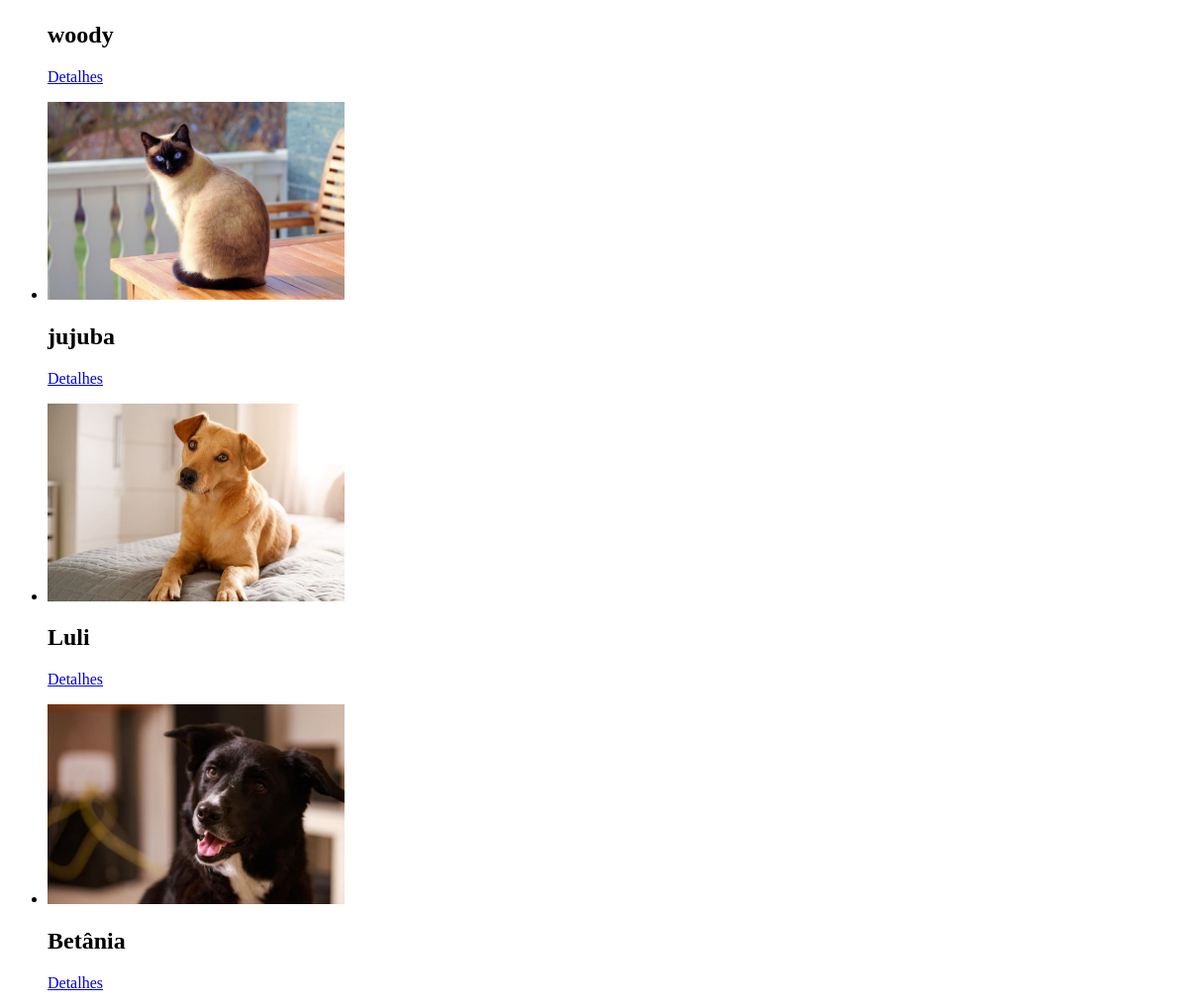
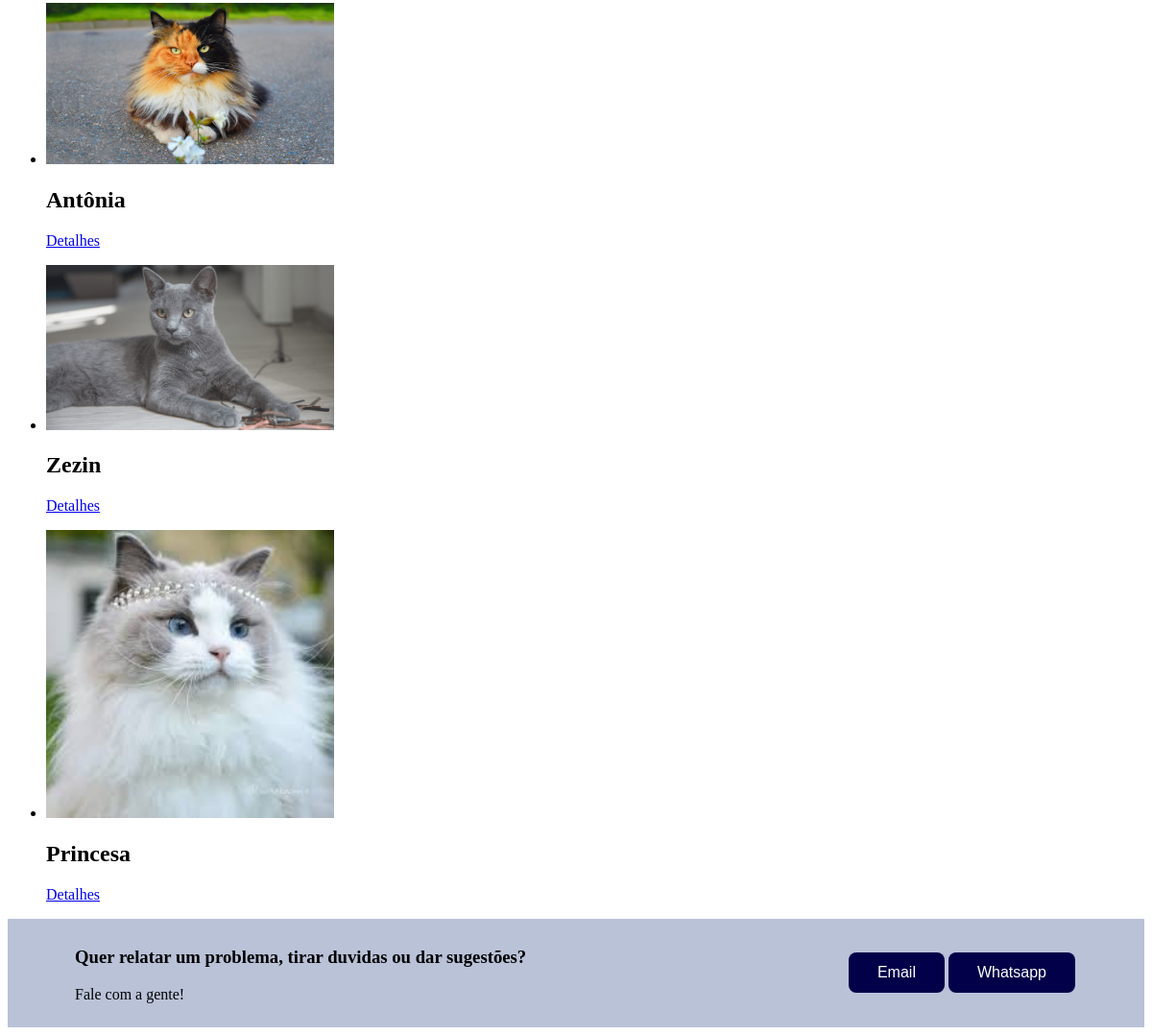
/animais/ (lower part), run on an earlier commit of the app's database (2 pictures, top to bottom).
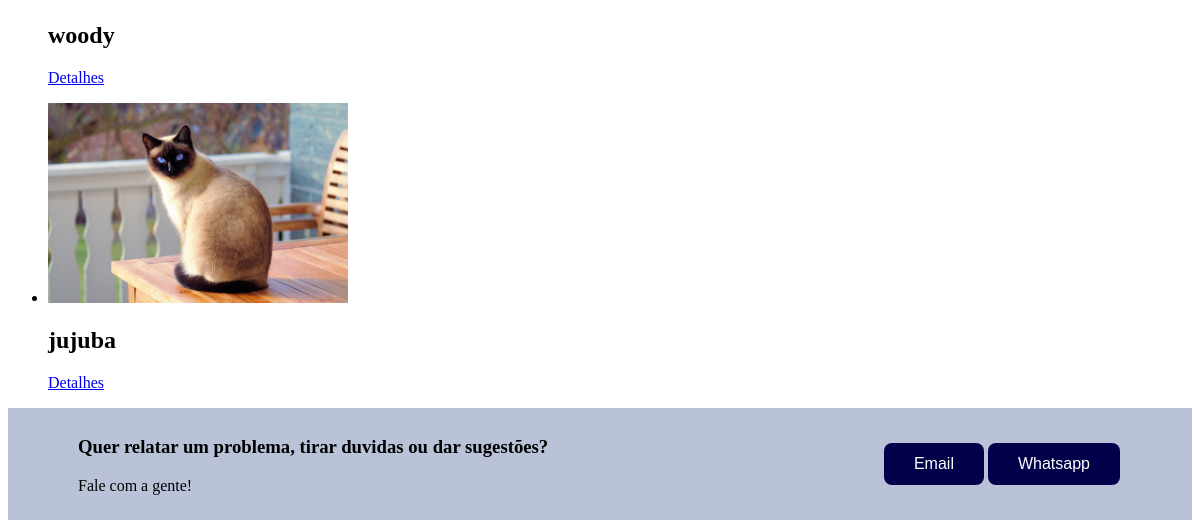
And on a later commit of the database.
### app_animais/models.py (models this page shows, shortened)
class Animal(models.Model):
    nome = models.CharField(max_length=50)
    idade = models.IntegerField('idade')
    chip = models.CharField(max_length=15)
    info_animais = models.CharField('Sobre',max_length=500)
    image = models.ImageField(upload_to='images/')
    raca = models.ForeignKey(Raca, on_delete = models.CASCADE)
    especie = models.ForeignKey(Especie, on_delete = models.CASCADE)
    porte = models.ForeignKey(Porte, on_delete = models.CASCADE)
    sexo = models.ForeignKey(Sexo, on_delete = models.CASCADE)
    disponivel = models.BooleanField(default=True)

### app_animais/views.py (the view)
# urls.py: path('animais/', animal_list, name='animais'),
def animal_list(request):
    animais = Animal.objects.all()
    return render(request, 'animais.html', {'animais': animais})

### app_animais/templates/animais.html (shortened to what this page needs)
{% extends 'base.html' %}
{% load static %}
{% block content %}
<link rel="stylesheet" href="{% static '/animais/css/style.css' %}">
   <ul>
        {% for animal in animais %}
            <li>
                <img src="{{ animal.image.url }}" class ="foto-animal" alt="Imagem do Animal"/>
                <h2>{{ animal.nome }}</h2>
                <p><a href="{% url 'animal_detail' pk=animal.pk %}">Detalhes</a></p>
            </li>
        {% endfor %}
    </ul>
    {% endblock %}

What changed in the data, as far as the page shows it:
removed Animal: image (picture), nome "Luli"
removed Animal: image (picture), nome "Betânia"
removed Animal: image (picture), nome "Antônia"
removed Animal: image (picture), nome "Zezin"
removed Animal: image (picture), nome "Princesa"
